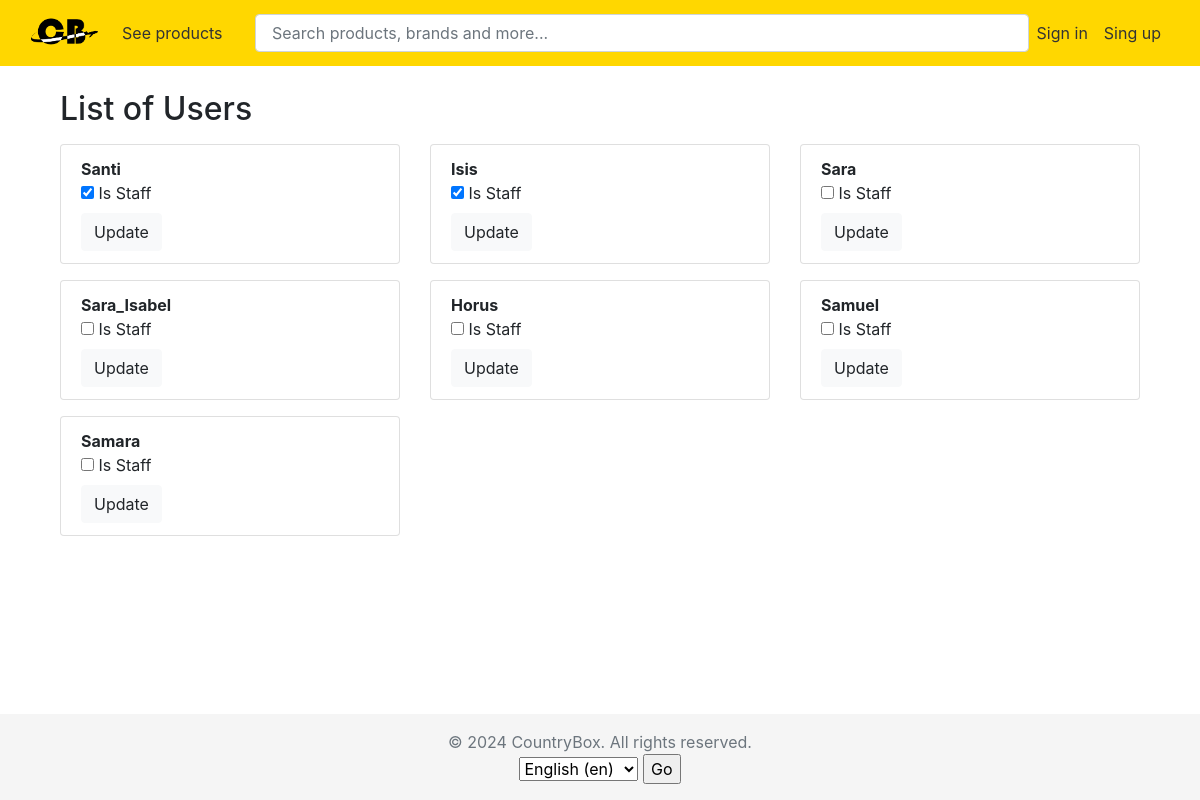
The page /list/ on the database as committed earlier.
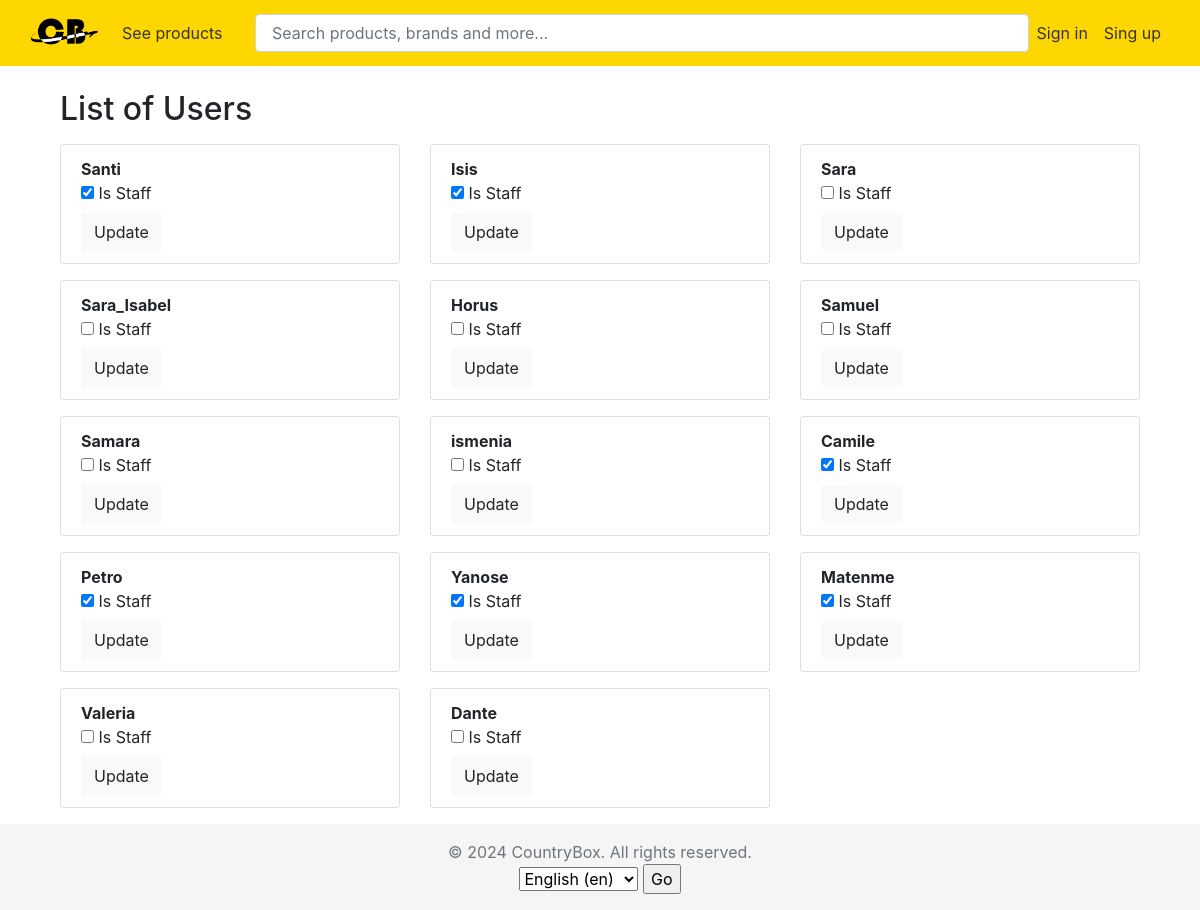
The same page on the database as committed later.
### users/models.py (models this page shows)
class CustomUser(AbstractUser):
    address = models.CharField(max_length = 255, null=True)
    phone_number = models.IntegerField(null=True)

### users/views.py (the view)
# urls.py: path('list/', views.UserList, name="list_users"),
def UserList(request):
    if request.method == 'POST':
        form = UserStaffForm(request.POST)
        if form.is_valid():
            user_id = request.POST.get('user_id')
            is_staff = request.POST.get('is_staff') == 'on'  # 'on' si el checkbox está marcado
            CustomUser.objects.filter(pk=user_id).update(is_staff=is_staff)
            return redirect('list_users')  # Redirige a una URL de éxito
    else:
        users = CustomUser.objects.all()
        form = UserStaffForm()
    return render(request, 'userTemplates/listUser.html', {'form': form, 'users':users})

### users/forms.py
class UserStaffForm(forms.ModelForm):
    is_staff = forms.BooleanField(required=False, label=_("Is staff"))
    class Meta:
        model = CustomUser
        fields = ['is_staff']

### users/templates/userTemplates/listUser.html (shortened to what this page needs)
{% extends "templates/base.html" %}
{% load i18n %}
{% block content %}
<div class="container">
    <h2 class="mb-3"> {% trans "List of Users" %} </h2>
    <div class="row row-cols-1 row-cols-md-3 g-4">
        {% for user in users %}
        <div class="col">
            <ul class="list-group mb-3">
              <li class="list-group-item">
                <form method="post" action="{% url 'list_users' %}">
                  <div>
                    <b>{{ user.username }} </b>
                      <br>
                      <label>
                        <input type="checkbox" name= {% trans "is_staff" %}  {% if user.is_staff %}checked{% endif %}>
                        {% trans "Is Staff" %}
                      </label>
                  </div>
                  <button type="submit" class="btn btn-light">{% trans "Update" %}</button>
                </form>
              </li>
            </ul>
        </div>
        {% endfor %}
      </div>
</div>
{% endblock %}

Rows that differ between the two databases and show on the page:
added CustomUser: username "ismenia"
added CustomUser: username "Camile", is_staff "☑"
added CustomUser: username "Petro", is_staff "☑"
added CustomUser: username "Yanose", is_staff "☑"
added CustomUser: username "Matenme", is_staff "☑"
added CustomUser: username "Valeria"
added CustomUser: username "Dante"
